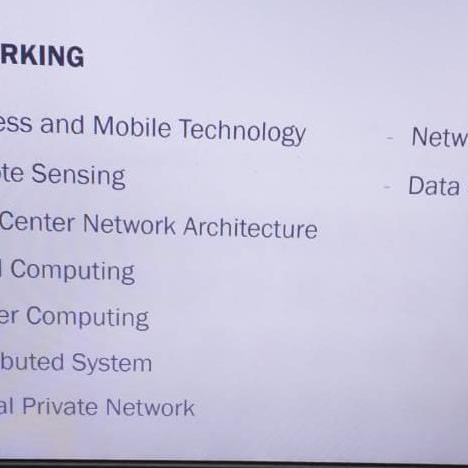
#> input picture default_image.png, 468 x 468 px; its folder holds only this picture in this run
$ python -i latihmodel_klasifikasi.py   (imports and definitions only)
#> lines starting #> are read from the running program, lines starting #| are printed output that depends on the picture
import tkinter as tk
from tkinter import ttk
import os
import cv2
import numpy as np
from sklearn import svm
from sklearn.model_selection import train_test_split, GridSearchCV
from sklearn.metrics import accuracy_score, classification_report
from sklearn.preprocessing import StandardScaler
import joblib
from PIL import Image

def extract_features(image_path):
    # Membaca citra menggunakan OpenCV
#> called with image_path = '../default_image.png'
    image = cv2.imread(image_path)
#> image is the input picture: shape (468, 468, 3); mean B, G, R 220.7, 198.2, 200.6

    # Periksa apakah citra dapat dibaca
    if image is None:
        print(f"Warning: Failed to read image at {image_path}")
        # Berikan nilai khusus atau tanggapi sesuai kebutuhan
        return np.zeros(769)  # Memastikan dimensi fitur tetap

    # Langkah 1: Ekstraksi Ukuran Citra
    size_feature = np.prod(image.shape)
#> size_feature = 657072

    # Langkah 2: Segmentasi menggunakan deteksi tepi Canny
    gray_image = cv2.cvtColor(image, cv2.COLOR_BGR2GRAY)
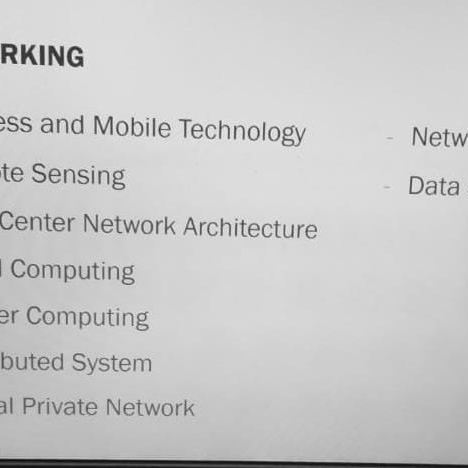
#> gray_image: shape (468, 468); min 12, max 243, mean 201.4
    edges = cv2.Canny(gray_image, 50, 150)
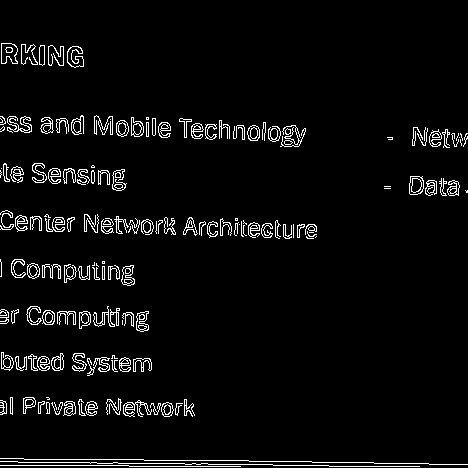
#> edges: shape (468, 468); 4.4% white in thin lines or dots

    # Langkah 3: Ekstraksi Histogram dari hasil segmentasi
    hist_edges = cv2.calcHist([edges], [0], None, [256], [0, 256])
#> hist_edges = 256 values, max 209460 at index 0, min 0 at index 1, mean 855.6

    # Langkah 4: Ekstraksi Histogram Warna dari citra asli
    # Konversi citra ke ruang warna HSV
    hsv_image = cv2.cvtColor(image, cv2.COLOR_BGR2HSV)
#> hsv_image: shape (468, 468, 3); mean H, S, V 123.4, 26.7, 220.7

    # Hitung histogram warna untuk setiap saluran (Hue, Saturation, Value)
    hist_hue = cv2.calcHist([hsv_image], [0], None, [256], [0, 256])
#> hist_hue = 256 values, max 153428 at index 123, min 0 at index 1, mean 855.6
    hist_saturation = cv2.calcHist([hsv_image], [1], None, [256], [0, 256])
#> hist_saturation = 256 values, max 65901 at index 23, min 0 at index 1, mean 855.6
    hist_value = cv2.calcHist([hsv_image], [2], None, [256], [0, 256])
#> hist_value = 256 values, max 15018 at index 236, min 0 at index 0, mean 855.6

    # Gabungkan histogram menjadi satu vektor fitur
    color_feature = np.concatenate([hist_hue.flatten(), hist_saturation.flatten(), hist_value.flatten(), hist_edges.flatten()])
#> color_feature = 1024 values, max 209460 at index 768, min 0 at index 1, mean 855.6

    # Perbaikan: Menggunakan np.array daripada np.prod untuk size_feature
    return np.concatenate([np.array([size_feature]), color_feature])

# [146 lines left out: functions train_svm_model, show_latihmodel_klasifikasi, not called in this run]

# Gunakan variabel file_results yang diubah menjadi global di awal kodingan
file_results = []

>>> result = extract_features('../default_image.png')
#> result = 1025 values, max 657072 at index 0, min 0 at index 2, mean 1495.8
